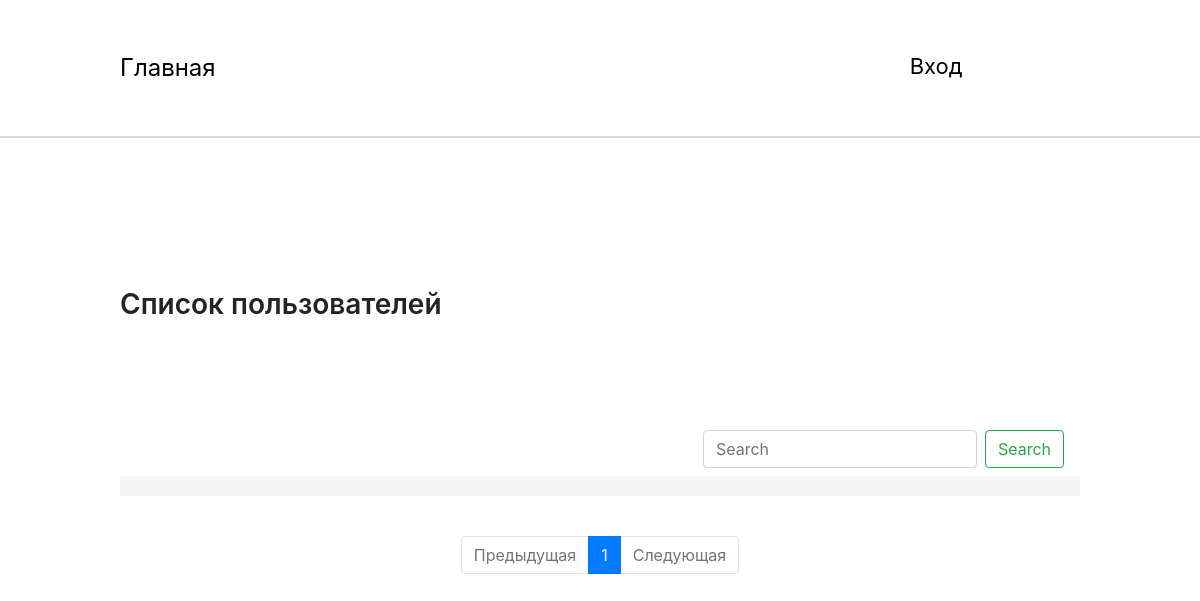
Before: /home/ with the older database file.
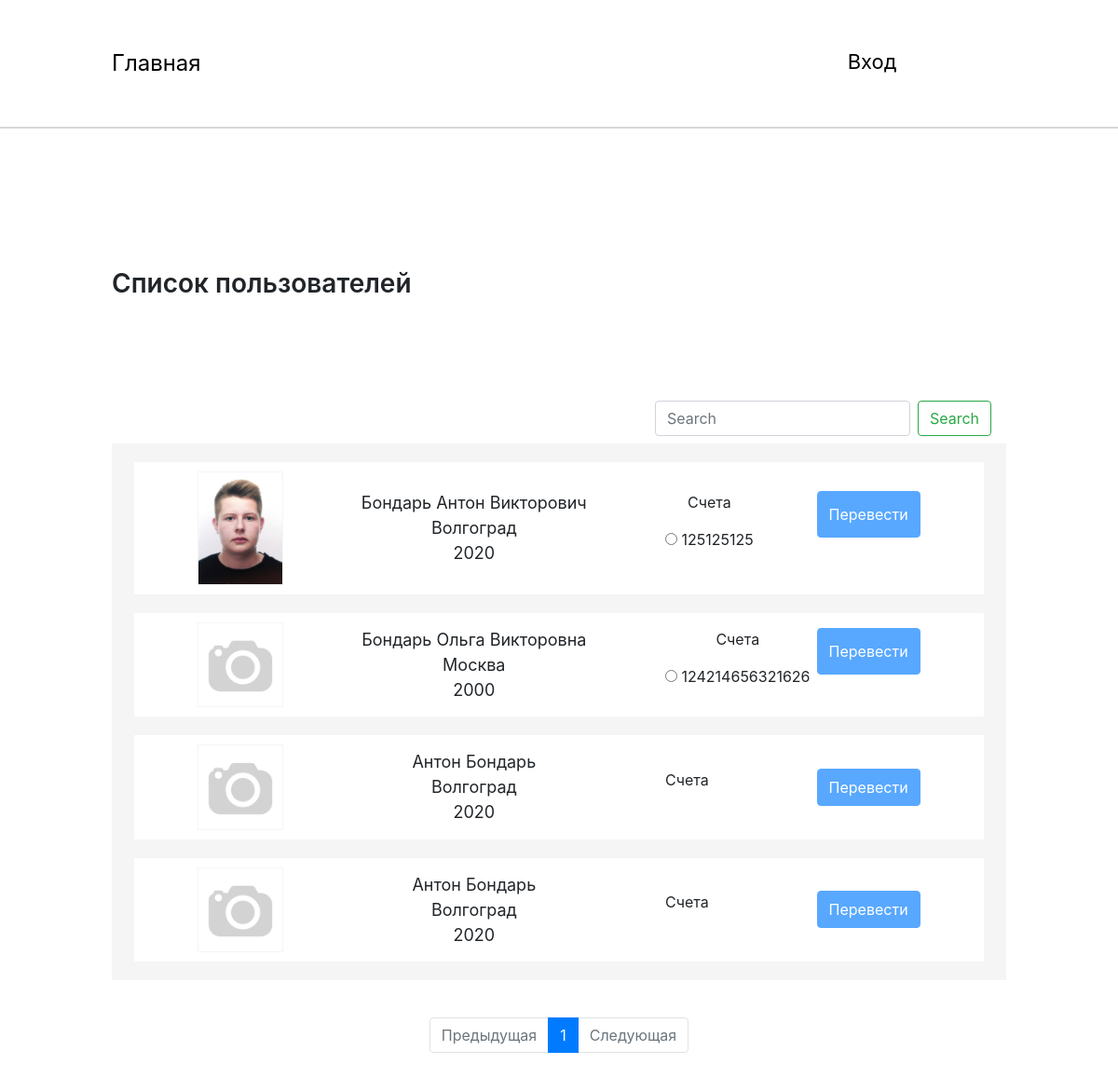
After: the same page with the newer database file.
### home/models.py (models this page shows, shortened)
class Person(models.Model):
    full_name = models.CharField(max_length=150, db_index=True, verbose_name="Полное имя")
    user = models.OneToOneField(settings.AUTH_USER_MODEL, null=True, blank=True, on_delete=models.CASCADE,
                                db_index=True, verbose_name="Информация о ползьзователе")
    date = models.DateField(blank=True, auto_now_add=False, verbose_name="Дата рождения")
    phone = models.CharField(max_length=15, null=True, blank=True, verbose_name="Телефон")
    email = models.CharField(max_length=50, db_index=True, verbose_name="Электронная почта")
    photo = models.ImageField(upload_to='Image', default="/Image/no_person.jpg", verbose_name="Фотография")
    city = models.CharField(max_length=50, blank=True, verbose_name="Город")
    adress = models.CharField(max_length=150, blank=True, verbose_name="Адресс")

class Score(models.Model):
    title = models.CharField(max_length=100, db_index=True, verbose_name="Название")
    slug = models.SlugField(max_length=150, blank=True, unique=True)
    number = models.CharField(max_length=50, unique=True, verbose_name="Номер счета")
    money = models.PositiveIntegerField(default=0, verbose_name="Сумма")
    person_score = models.ForeignKey(Person, on_delete=models.CASCADE, verbose_name="Владелец")
    end_date = models.DateField(blank=True, auto_now_add=False, verbose_name="Дата окончания")
    currency = models.CharField(max_length=30, verbose_name="Валюта")
    bank = models.CharField(max_length=100, verbose_name="Банк")
    bic = models.CharField(max_length=50, verbose_name="БИК")
    inn = models.CharField(max_length=50, verbose_name="ИНН")
    kpp = models.CharField(max_length=50, verbose_name="КПП")

### home/views.py (the view)
# urls.py: path('', List_persons.as_view(), name='home_page_url'),
class List_persons(View):
    def get(self, request):
        current_url = request.get_full_path()
        scores = Score.objects.all()
        search_query = request.GET.get('search')
        if search_query:
            persons = Person.objects.filter(
                (Q(full_name__contains=search_query) | Q(city__contains=search_query)) & ~Q(user_id=request.user.id))
        else:
            persons = Person.objects.exclude(user_id=request.user.id)
        paginator = Paginator(persons, 5)
        page_number = request.GET.get('page', current_url)
        page = paginator.get_page(page_number)
        if page.has_previous():
            prev_url = "?page={}".format(page.previous_page_number())
        else:
            prev_url = ''
        if page.has_next():
            next_url = "?page={}".format(page.next_page_number())
        else:
            next_url = ''
        context = {
            'persons': page,
            'scores': scores,
            'current_url': current_url,
            'prev_url': prev_url,
            'next_url': next_url
        }
        return render(request, 'home/home.html', context=context)

### home/templates/home/home.html (shortened to what this page needs)
{% extends 'base.html' %}
{% load static %}
{% block link_style %}
    <link rel="stylesheet" href="{% static 'css/home.css' %}">
{% endblock %}
{% block main %}
    <section class="main">
        <div class="wrap">
            <h2>Список пользователей</h2>
            <div class="search">
                <nav class="navbar navbar-light bg-transparent justify-content-end">
                    <form class="form-inline" action="{% url 'home_page_url' %}">
                        <input class="form-control mr-sm-2" type="search" placeholder="Search" aria-label="Search"
                               name='search'>
                        <button class="btn btn-outline-success my-2 my-sm-0" type="submit">Search</button>
                    </form>
                </nav>
            </div>
            <div class="list-users">
                {% for person in persons.object_list %}
                    <div class="item-list">
                        <div class="block-image">
                            <img src="/media/{{ person.photo }}" alt="#">
                        </div>
                        <div class="info-user">
                            {{ person.full_name }} <br>
                            {{ person.city }}<br>
                            {{ person.date|date:"Y" }}
                        </div>
                        <div class="score_user">
                            <form action="{% url 'transaction_create_url' %}" method="get">
                                <div class="score-wrap">
                                    <p>Счета</p>
                                    {% for score in scores %}
                                        {% if score.person_score.id == person.id %}
                                            <p><input type="radio"  name="deposit_score"
                                                      value="{{ score.number }}"> {{ score.number }}
                                            </p>
                                        {% endif %}
                                    {% endfor %}
                                </div>
                                <button type="submit" class="btn btn-primary"
                                        {% if not request.user.is_authenticated %}disabled{% endif %}>Перевести
                                </button>
                            </form>
                        </div>
                    </div>
                {% endfor %}
            </div>
            <div class="pagination">
                <nav>
                    <ul class="pagination justify-content-center">
                        <li class="page-item {% if not prev_url %}disabled{% endif %}">
                            <a class="page-link" href="{{ prev_url }}" tabindex="-1" aria-disabled="true">Предыдущая</a>
                        </li>
                        {% for n in persons.paginator.page_range %}
                            <li class="page-item {% if persons.number == n %}active{% endif %}">
                                <a class="page-link" href="?page={{ n }}">{{ n }}</a>
                            </li>
                        {% endfor %}
                        <li class="page-item {% if not next_url %}disabled{% endif %}">
                            <a class="page-link" href="{{ next_url }}">Следующая</a>
                        </li>
                    </ul>
                </nav>
            </div>
        </div>
    </section>
{% endblock %}

### temlates/base.html (shortened to what this page needs)
<!DOCTYPE html>
<html lang="en">
<head>
    <link rel="stylesheet" href="https://cdn.jsdelivr.net/npm/bootstrap@4.5.3/dist/css/bootstrap.min.css"
>
    {% block link_style %}{% endblock %}
</head>
<body>
<header>
        <div class="wrap">
            <div class="menu">
                <a href="{% url 'home_page_url' %}">Главная</a>
            </div>
            <div class="reg-auth">
                {% if not request.user.is_authenticated %}
                <div class="not-signin">
                    <a href="{% url 'authorization_url' %}">Вход</a>
                </div>
                {% else %}
                <div class="signin">
                    <a href="{% url 'personal_account_url' %}">Личный кабинет</a>
                    <a href="{% url 'logout_url' %}">Выход</a>
                </div>
                {% endif %}
            </div>
        </div>
    </header>
{% block main %}
{% endblock %}
</body>
</html>

### static/css/home.css (style rules this page uses)
* { padding: 0; margin: 0; -webkit-box-sizing: border-box; box-sizing: border-box; }
a { text-decoration: none; color: #000; }
.wrap { width: 80%; margin: 0 auto; }
header { width: 100%; padding: 50px 0 50px 0; border-bottom: 2px solid #d8d8d8; }
header .wrap { display: -webkit-box; display: -ms-flexbox; display: flex; -webkit-box-pack: justify; -ms-flex-pack: justify; justify-content: space-between; -webkit-transition-duration: .3s; transition-duration: .3s; }
header .wrap .menu a { color: #000000; font-size: 24px; font-weight: 400; border-bottom: 2px solid transparented; }
header .wrap .reg-auth { display: -webkit-box; display: -ms-flexbox; display: flex; width: 30%; }
header .wrap .reg-auth div { width: 100%; display: -webkit-box; display: -ms-flexbox; display: flex; -ms-flex-pack: distribute; justify-content: space-around; }
header .wrap .reg-auth a { color: #000000; font-size: 22px; font-weight: 400; border-bottom: 2px solid transparented; }
.main { padding: 150px 0 100px 0; width: 100%; }
.main h2 { font-size: 28px; font-weight: 600; }
.main .search { margin-top: 100px; }
.main .list-users { width: 100%; display: -webkit-box; display: -ms-flexbox; display: flex; -webkit-box-orient: vertical; -webkit-box-direction: normal; -ms-flex-direction: column; flex-direction: column; -webkit-box-align: center; -ms-flex-align: center; align-items: center; padding: 0 0 20px 0; background-color: #f5f5f5; }
.main .list-users .item-list { width: 95%; margin: 0 auto; display: -webkit-box; display: -ms-flexbox; display: flex; -webkit-box-pack: space-evenly; -ms-flex-pack: space-evenly; justify-content: space-evenly; -webkit-box-align: center; -ms-flex-align: center; align-items: center; background-color: #fff; margin-top: 20px; padding: 10px 0 10px; }
.main .list-users .item-list .block-image { width: 10%; border: 1px solid #f5f5f5; overflow: hidden; }
.main .list-users .item-list .block-image img { max-width: 100%; -webkit-transition-duration: 1s; transition-duration: 1s; min-width: 50px; }
.main .list-users .item-list .info-user { height: 100%; padding: 5px; text-align: center; font-size: 18px; width: 30%; }
.main .list-users .item-list .score_user { text-align: center; width: 30%; }
.main .pagination { -webkit-box-pack: center; -ms-flex-pack: center; justify-content: center; margin-top: 20px; }
.score_user form { width: 100%; display: flex; justify-content: space-between; }
.score_user button { max-height: 50px; }

Changed rows visible on the page:
now on this page (row edited): Person: photo (picture), full_name "Бондарь Антон Викторович", city "Волгоград", date "2020"
added Score: number "125125125", shown under "Бондарь Антон Викторович"
added Person: photo (picture), full_name "Бондарь Ольга Викторовна", city "Москва", date "2000"
added Score: number "124214656321626", shown under "Бондарь Ольга Викторовна"
now on this page (row edited): Person: photo (picture), full_name "Антон Бондарь", city "Волгоград", date "2020"
now on this page (row edited): Person: photo (picture), full_name "Антон Бондарь", city "Волгоград", date "2020"
